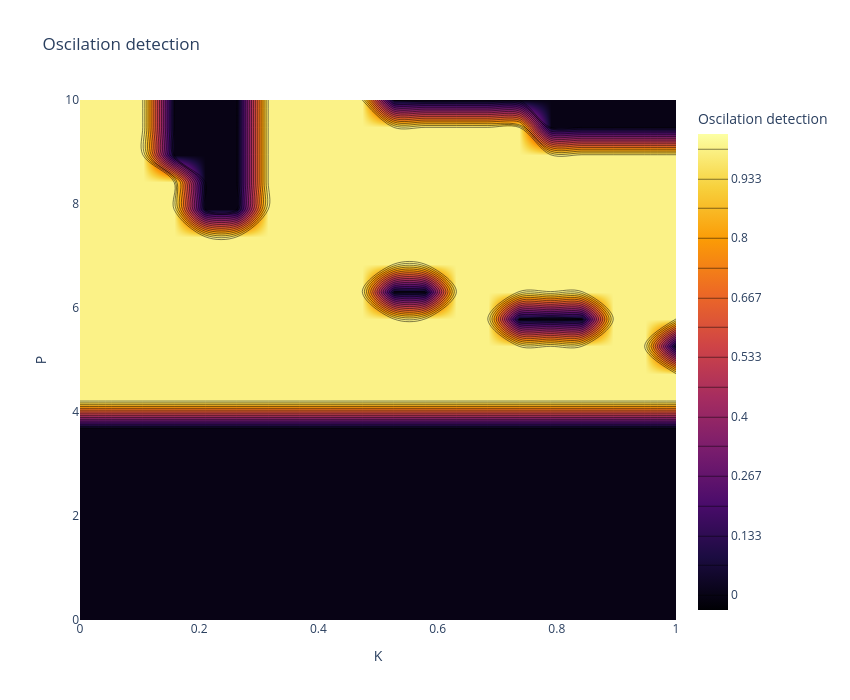
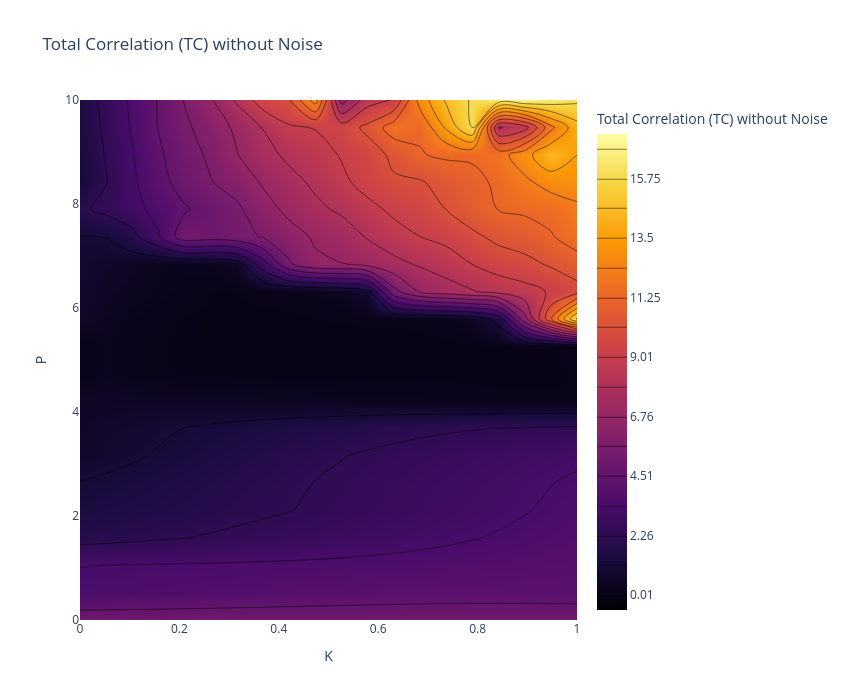
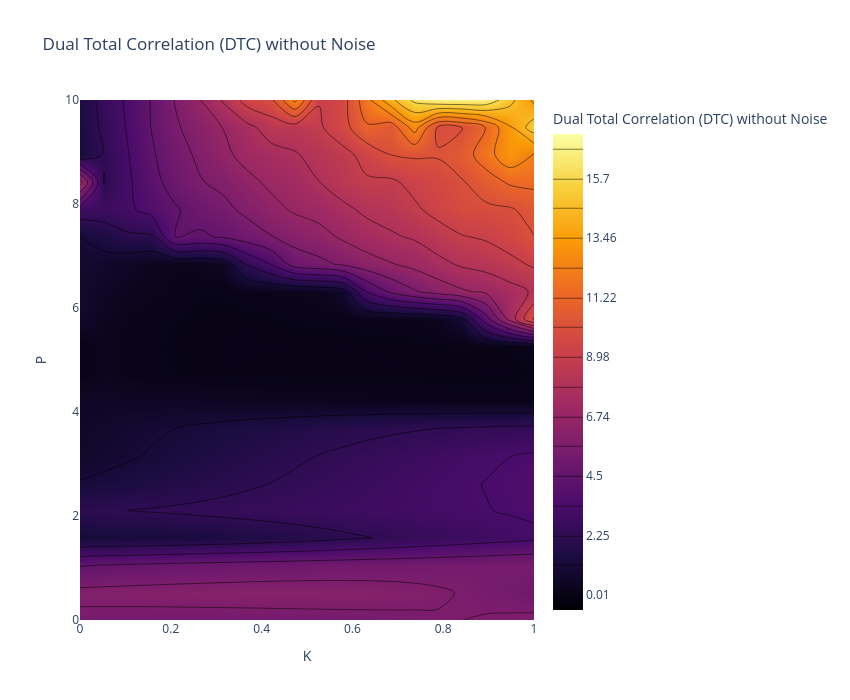
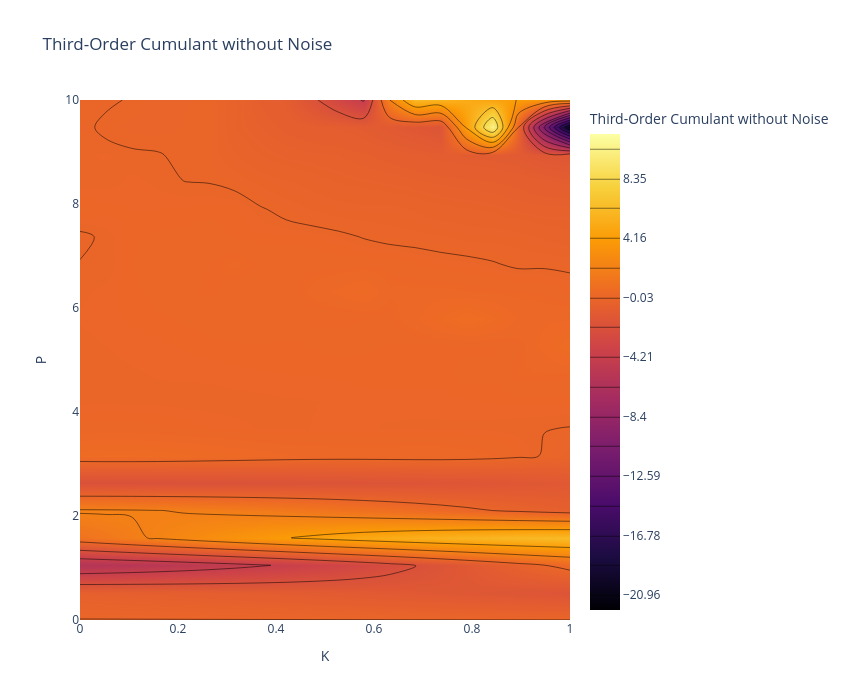

Notebook cell for these charts, in order:
### Markdown cell above
---
## **4. Oscillation Detection in $(P \times K_3)$ Space**
We perform a parameter sweep to detect oscillations in the $(P \times K_3)$ space.

### Code cell
P_values = np.linspace(0.0, 10, 20)
K3_values = np.linspace(0.0, 1.0, 20)

# Matrix to store oscillation detection
oscillation_map = np.zeros((len(P_values), len(K3_values)), dtype=int)

T=20
# Matrices to store metrics with noise
TC_map = np.zeros((len(P_values), len(K3_values)))
DTC_map = np.zeros((len(P_values), len(K3_values)))
Cumulant_map = np.zeros((len(P_values), len(K3_values)))
PowerCorr_map = np.zeros((len(P_values), len(K3_values)))
Entropy_map = np.zeros((len(P_values), len(K3_values)))  # Nueva métrica
Entropy_map_skew = np.zeros((len(P_values), len(K3_values)))  # Nueva métrica
Entropy_map_kurt = np.zeros((len(P_values), len(K3_values)))  # Nueva métrica

#initial state random fixed
seed = 42
rng = np.random.default_rng(seed)
state0 = 0.1 * rng.standard_normal(2 * N_nodes)


for i, P_val in enumerate(P_values):
    for j, K3_val in enumerate(K3_values):
        # Simulation using the existing function for higher-order interactions
        P_vec = np.array([P_val, P_val, P_val])
        t, states = simulate_wc_higher_order(state0, P_vec, K3_val, T_ho, T, dt)

        #deleting the firts 20% of the signal
        start_idx = int(0.2 * len(t))

        E_node = states[start_idx:, :N_nodes]
        I_node = states[start_idx:, N_nodes:]

        # Oscillation detection using the existing function
        is_lc1, _, _, _ = detect_limit_cycle_poincare(E_node[:, 0], I_node[:, 0], dt, threshold_ratio=0.05, period_cv_threshold=0.05)
        is_lc2, _, _, _ = detect_limit_cycle_poincare(E_node[:, 0], I_node[:, 0], dt, threshold_ratio=0.05, period_cv_threshold=0.05)
        is_lc3, _, _, _ = detect_limit_cycle_poincare(E_node[:, 0], I_node[:, 0], dt, threshold_ratio=0.05, period_cv_threshold=0.05)
        oscillation_map[i, j]  = int((is_lc1==True) and (is_lc2==True) and (is_lc3==True))

        #deleting the firts 30% of the signal
        E = states[start_idx:, :N_nodes]

        # Data matrix for higher-order metrics
        X = E.copy()

        # Covariance matrix
        Sigma = np.cov(X.T)

        # Higher-order metrics using the existing functions
        TC_map[i, j] = TC_gauss(Sigma)
        DTC_map[i, j] = DTC_gauss(Sigma)
        Entropy_map[i, j] = entropy_gauss(Sigma)  # Cálculo de la entropía
        skew, kurt = dev_gauss(X)  # Cálculo de la entropía
        Entropy_map_skew[i, j] = skew
        Entropy_map_kurt[i, j] = kurt
        if X.shape[1] == 3:
            Cumulant_map[i, j] = cumulants(X)
            PowerCorr_map[i, j] = powercorr(X)


    if (i + 1) % 5 == 0:
        print(f"Progress: {i+1}/{len(P_values)}")

# Visualization using the existing function
#plot_oscillation_map(oscillation_map, P_values, K3_values, title="Oscillation Detection (P-K3)")


#cleaing the matrix
TC_clean = clean_rowwise_signed(TC_map, n_std=2)
DTC_clean = clean_rowwise_signed(DTC_map, n_std=2)
Cumulant_clean = clean_rowwise_signed(Cumulant_map,n_std=2)
PowerCorr_clean = clean_rowwise_signed(PowerCorr_map,n_std=2)
Skew_clean = clean_rowwise_signed(Entropy_map_skew,n_std=2)
Kurt_clean = clean_rowwise_signed(Entropy_map_kurt,n_std=2)

# visualization the matrix cleaned
plot_metrics_contour(oscillation_map, P_values, K3_values, title="Oscilation detection")

plot_metrics_contour(TC_clean, P_values, K3_values, title="Total Correlation (TC) without Noise")
plot_metrics_contour(DTC_clean, P_values, K3_values, title="Dual Total Correlation (DTC) without Noise")
plot_metrics_contour(Cumulant_clean, P_values, K3_values, title="Third-Order Cumulant without Noise")
plot_metrics_contour(PowerCorr_clean, P_values, K3_values, title="Triple Power Correlation without Noise")
plot_metrics_contour(Skew_clean, P_values, K3_values, title="skew with Noise")
plot_metrics_contour(Kurt_clean, P_values, K3_values, title="Kurt with Noise")

### Figure 1 — Plotly figure (JSON) as saved in the notebook; plotly's stock layout.template omitted (floating-point values rounded to 4 significant figures; data arrays with more than 128 entries replaced by an {"elided": "..."} marker saying what was removed)
{"data": [{"colorbar": {"title": {"text": "Oscilation detection"}}, "colorscale": [[0, "#000004"], [0.1111, "#1b0c41"], [0.2222, "#4a0c6b"], [0.3333, "#781c6d"], [0.4444, "#a52c60"], [0.5556, "#cf4446"], [0.6667, "#ed6925"], [0.7778, "#fb9b06"], [0.8889, "#f7d13d"], [1, "#fcffa4"]], "contours": {"coloring": "heatmap", "end": 1, "showlines": true, "size": 0.06667, "start": 0}, "type": "contour", "x": [0.0, 0.05263, 0.1053, 0.1579, 0.2105, 0.2632, 0.3158, 0.3684, 0.4211, 0.4737, 0.5263, 0.5789, 0.6316, 0.6842, 0.7368, 0.7895, 0.8421, 0.8947, 0.9474, 1.0], "y": [0.0, 0.5263, 1.053, 1.579, 2.105, 2.632, 3.158, 3.684, 4.211, 4.737, 5.263, 5.789, 6.316, 6.842, 7.368, 7.895, 8.421, 8.947, 9.474, 10.0], "z": {"elided": "20x20 int values"}}], "layout": {"height": 700, "title": {"text": "Oscilation detection"}, "width": 850, "xaxis": {"title": {"text": "K"}}, "yaxis": {"title": {"text": "P"}}}}

### Figure 2 — Plotly figure (JSON) as saved in the notebook; plotly's stock layout.template omitted (floating-point values rounded to 4 significant figures; data arrays with more than 128 entries replaced by an {"elided": "..."} marker saying what was removed)
{"data": [{"colorbar": {"title": {"text": "Total Correlation (TC) without Noise"}}, "colorscale": [[0, "#000004"], [0.1111, "#1b0c41"], [0.2222, "#4a0c6b"], [0.3333, "#781c6d"], [0.4444, "#a52c60"], [0.5556, "#cf4446"], [0.6667, "#ed6925"], [0.7778, "#fb9b06"], [0.8889, "#f7d13d"], [1, "#fcffa4"]], "contours": {"coloring": "heatmap", "end": 16.87, "showlines": true, "size": 1.124, "start": 0.01203}, "type": "contour", "x": [0.0, 0.05263, 0.1053, 0.1579, 0.2105, 0.2632, 0.3158, 0.3684, 0.4211, 0.4737, 0.5263, 0.5789, 0.6316, 0.6842, 0.7368, 0.7895, 0.8421, 0.8947, 0.9474, 1.0], "y": [0.0, 0.5263, 1.053, 1.579, 2.105, 2.632, 3.158, 3.684, 4.211, 4.737, 5.263, 5.789, 6.316, 6.842, 7.368, 7.895, 8.421, 8.947, 9.474, 10.0], "z": {"elided": "20x20 float values"}}], "layout": {"height": 700, "title": {"text": "Total Correlation (TC) without Noise"}, "width": 850, "xaxis": {"title": {"text": "K"}}, "yaxis": {"title": {"text": "P"}}}}

### Figure 3 — Plotly figure (JSON) as saved in the notebook; plotly's stock layout.template omitted (floating-point values rounded to 4 significant figures; data arrays with more than 128 entries replaced by an {"elided": "..."} marker saying what was removed)
{"data": [{"colorbar": {"title": {"text": "Dual Total Correlation (DTC) without Noise"}}, "colorscale": [[0, "#000004"], [0.1111, "#1b0c41"], [0.2222, "#4a0c6b"], [0.3333, "#781c6d"], [0.4444, "#a52c60"], [0.5556, "#cf4446"], [0.6667, "#ed6925"], [0.7778, "#fb9b06"], [0.8889, "#f7d13d"], [1, "#fcffa4"]], "contours": {"coloring": "heatmap", "end": 16.82, "showlines": true, "size": 1.121, "start": 0.01223}, "type": "contour", "x": [0.0, 0.05263, 0.1053, 0.1579, 0.2105, 0.2632, 0.3158, 0.3684, 0.4211, 0.4737, 0.5263, 0.5789, 0.6316, 0.6842, 0.7368, 0.7895, 0.8421, 0.8947, 0.9474, 1.0], "y": [0.0, 0.5263, 1.053, 1.579, 2.105, 2.632, 3.158, 3.684, 4.211, 4.737, 5.263, 5.789, 6.316, 6.842, 7.368, 7.895, 8.421, 8.947, 9.474, 10.0], "z": {"elided": "20x20 float values"}}], "layout": {"height": 700, "title": {"text": "Dual Total Correlation (DTC) without Noise"}, "width": 850, "xaxis": {"title": {"text": "K"}}, "yaxis": {"title": {"text": "P"}}}}

### Figure 4 — Plotly figure (JSON) as saved in the notebook; plotly's stock layout.template omitted (floating-point values rounded to 4 significant figures; data arrays with more than 128 entries replaced by an {"elided": "..."} marker saying what was removed)
{"data": [{"colorbar": {"title": {"text": "Third-Order Cumulant without Noise"}}, "colorscale": [[0, "#000004"], [0.1111, "#1b0c41"], [0.2222, "#4a0c6b"], [0.3333, "#781c6d"], [0.4444, "#a52c60"], [0.5556, "#cf4446"], [0.6667, "#ed6925"], [0.7778, "#fb9b06"], [0.8889, "#f7d13d"], [1, "#fcffa4"]], "contours": {"coloring": "heatmap", "end": 10.44, "showlines": true, "size": 2.094, "start": -20.96}, "type": "contour", "x": [0.0, 0.05263, 0.1053, 0.1579, 0.2105, 0.2632, 0.3158, 0.3684, 0.4211, 0.4737, 0.5263, 0.5789, 0.6316, 0.6842, 0.7368, 0.7895, 0.8421, 0.8947, 0.9474, 1.0], "y": [0.0, 0.5263, 1.053, 1.579, 2.105, 2.632, 3.158, 3.684, 4.211, 4.737, 5.263, 5.789, 6.316, 6.842, 7.368, 7.895, 8.421, 8.947, 9.474, 10.0], "z": {"elided": "20x20 float values"}}], "layout": {"height": 700, "title": {"text": "Third-Order Cumulant without Noise"}, "width": 850, "xaxis": {"title": {"text": "K"}}, "yaxis": {"title": {"text": "P"}}}}
